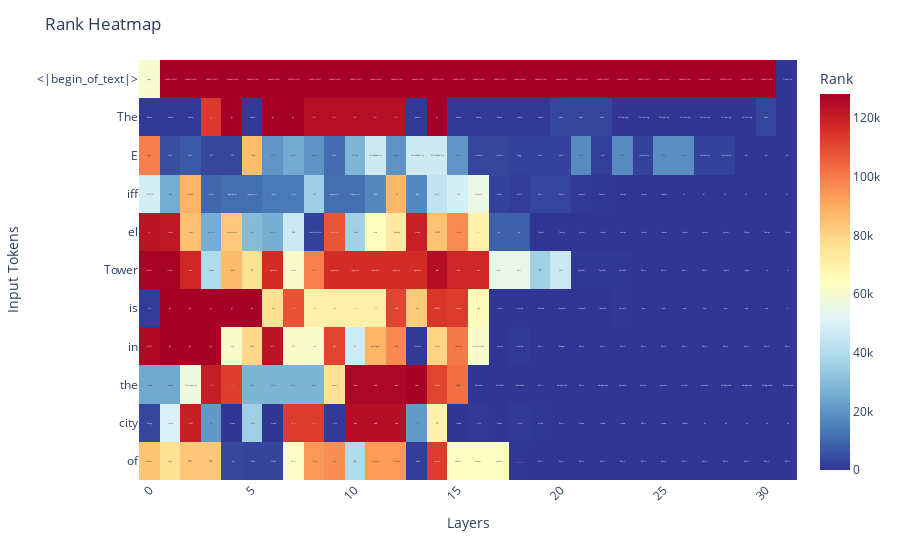

Notebook code cell kept with this figure:
### Code cell
ll.logitRank(llama, prompt, remote=True, heatmap=True, token=None)

### Figure 1 — Plotly figure (JSON) as saved in the notebook; plotly's stock layout.template omitted (floating-point values rounded to 4 significant figures; data arrays with more than 128 entries replaced by an {"elided": "..."} marker saying what was removed)
{"data": [{"coloraxis": "coloraxis", "hovertemplate": "Input Token: %{y}<br>Layer: %{x}<br>Predicted Token: %{text}<br>Rank: %{z:.4f}<extra></extra>", "name": "0", "text": {"elided": "11x32 str values"}, "texttemplate": "%{text}", "type": "heatmap", "x": [0, 1, 2, 3, 4, 5, 6, 7, 8, 9, 10, 11, 12, 13, 14, 15, 16, 17, 18, 19, 20, 21, 22, 23, 24, 25, 26, 27, 28, 29, 30, 31], "xaxis": "x", "y": ["<|begin_of_text|>", "The", " E", "iff", "el", " Tower", " is", " in", " the", " city", " of"], "yaxis": "y", "z": {"elided": "11x32 int values"}}], "layout": {"coloraxis": {"colorbar": {"title": {"text": "Rank"}}, "colorscale": [[0, "rgb(49,54,149)"], [0.1, "rgb(69,117,180)"], [0.2, "rgb(116,173,209)"], [0.3, "rgb(171,217,233)"], [0.4, "rgb(224,243,248)"], [0.5, "rgb(255,255,191)"], [0.6, "rgb(254,224,144)"], [0.7, "rgb(253,174,97)"], [0.8, "rgb(244,109,67)"], [0.9, "rgb(215,48,39)"], [1, "rgb(165,0,38)"]]}, "margin": {"t": 60}, "title": {"text": "Rank Heatmap"}, "xaxis": {"anchor": "y", "constrain": "domain", "domain": [0, 1], "scaleanchor": "y", "tickangle": -45, "title": {"text": "Layers"}}, "yaxis": {"anchor": "x", "autorange": "reversed", "constrain": "domain", "domain": [0, 1], "title": {"text": "Input Tokens"}}}}
